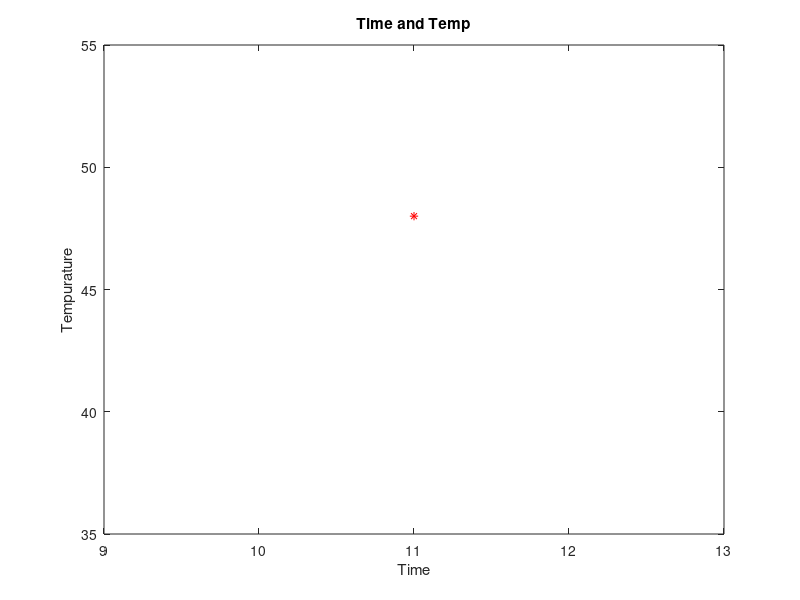

MATLAB code for this plot:
% this is a really simple plot of just one point!

% Create coordinate variables and plot a red '*'
x = 11;
y = 48;
plot(x,y,'r*')

% change the axes and label them
axis([9 13 35 55])
xlabel('Time')
ylabel('Tempurature')

% Put a title on the plot
title('Time and Temp')
